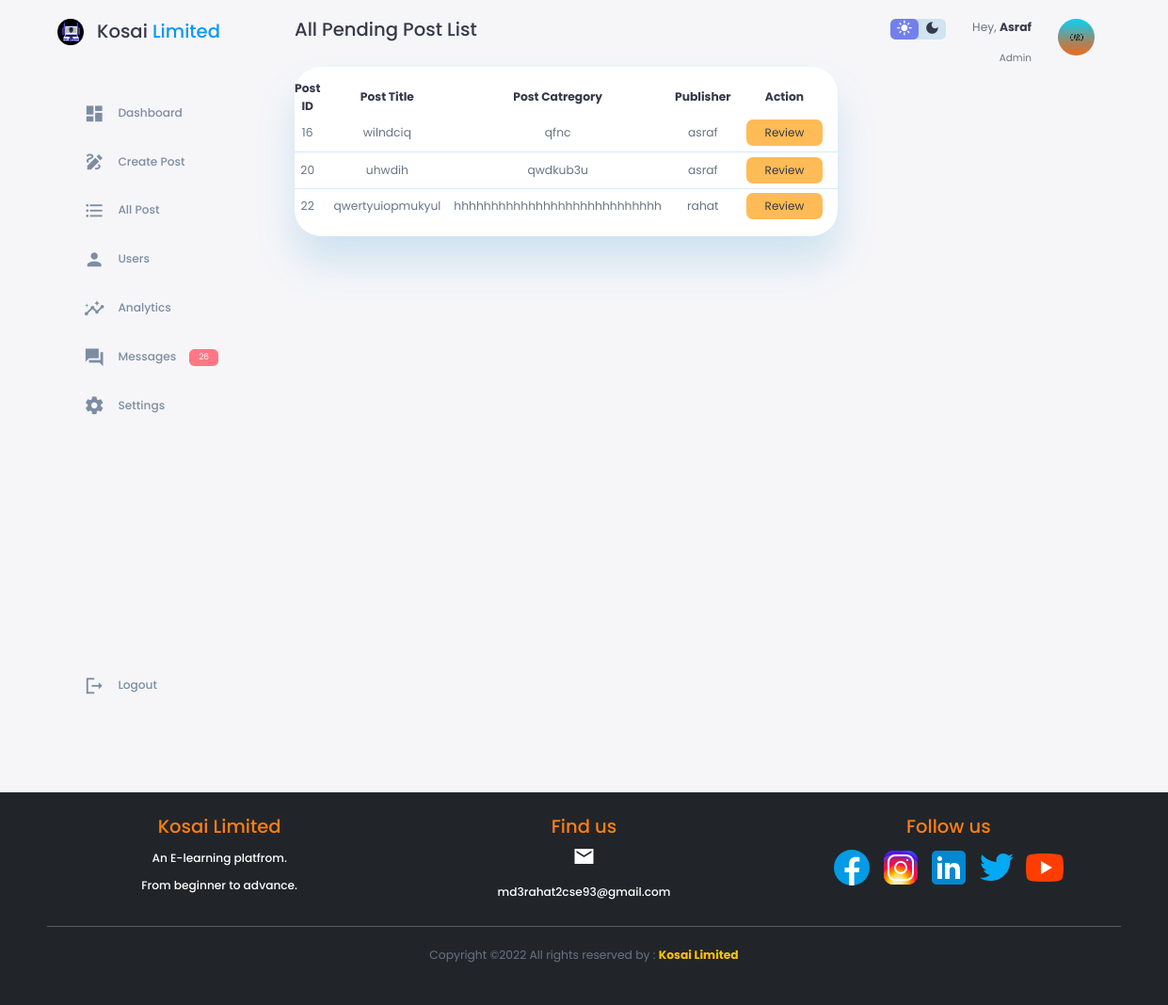
/pages/admin_panel/show_all_pending_posts.php (signed in), run on the app's committed database.
### tables this page shows
CREATE TABLE `allpost` (
  `post_id` int(11) NOT NULL,
  `post_date` date DEFAULT NULL,
  `post_publisher_username` varchar(300) DEFAULT NULL,
  `post_publisher_id` int(11) DEFAULT NULL,
  `post_title` varchar(500) DEFAULT NULL,
  `post_category` varchar(300) DEFAULT NULL,
  `post_paragraph_1` varchar(2000) DEFAULT NULL,
  `post_code_1` varchar(2000) DEFAULT NULL,
  `post_paragraph_2` varchar(2000) DEFAULT NULL,
  `post_code_2` varchar(2000) DEFAULT NULL,
  `post_paragraph_3` varchar(2000) DEFAULT NULL,
  `post_code_3` varchar(2000) DEFAULT NULL,
  `post_status` varchar(20) DEFAULT NULL
);

CREATE TABLE `users` (
  `id` int(11) NOT NULL,
  `fname` varchar(255) DEFAULT NULL,
  `lname` varchar(255) DEFAULT NULL,
  `username` varchar(300) DEFAULT NULL,
  `email` varchar(300) DEFAULT NULL,
  `password` varchar(300) DEFAULT NULL,
  `date` date DEFAULT NULL,
  `role` varchar(15) DEFAULT NULL
);

### pages/admin_panel/show_all_pending_posts.php (the view, shortened to what this page needs)
<?php require_once "../config.php" ?>
<!doctype html>
<html lang="en">
<head>
    <link href="https://cdn.jsdelivr.net/npm/bootstrap@5.0.2/dist/css/bootstrap.min.css" rel="stylesheet">
    <link rel="stylesheet" href="./show_all_pending_posts.css">
</head>
<body>
    <?php
    if($_SESSION['role']==="Admin")
    {
        $query = "SELECT * FROM kosai_limited.allpost where post_status='pending';";
    }
    $res = mysqli_query($dbc, $query);
    $numRows = mysqli_num_rows($res);
    ?>
    <div class="container">
        <aside id="aside-menu" class="">
            <div class="top">
                <a href="../../index.php">
                    <div class="logo">
                        <img src="../../assets_home/home-logo.png" alt="Kosai Limited logo">
                        <h2>Kosai <span style="color:#0a98f7">Limited</span></h2>
                    </div>
                </a>
            </div>
            <div class="sidebar">
                <a href="./adminpanel.php">
                    <span class="material-icons-sharp">
                    </span>
                    <h3>Dashboard</h3>
                </a>
                <a href="../create_post/create_post.php" class="">
                    <span class="material-icons-sharp">
                    </span>
                    <h3>Create Post</h3>
                </a>
                <a href="../all_posts/all_posts.php" class="">
                    <span class="material-icons-sharp">
                        <span class="material-icons-sharp">
                        </span>
                    </span>
                    <h3>All Post</h3>
                </a>
                <a href="./all_users.php">
                    <span class="material-icons-sharp">
                    </span>
                    <h3>Users</h3>
                </a>
                <a href="#">
                    <span class="material-icons-sharp">
                    </span>
                    <h3>Analytics</h3>
                </a>
                <a href="#">
                    <span class="material-icons-sharp">
                    </span>
                    <h3>Messages</h3>
                    <span class="message-count">26</span>
                </a>
                <a href="../edit_profile.php">
                    <span class="material-icons-sharp">
                    </span>
                    <h3>Settings</h3>
                </a>
                <a href="../process/logout.php">
                    <span class="material-icons-sharp">
                    </span>
                    <h3>Logout</h3>
                </a>
            </div>
        </aside>
        <main>
            <h2>All Pending Post List</h2>
            <div class="recent-posts">
                <table>
                    <thead>
                        <tr>
                            <th>Post ID</th>
                            <th>Post Title</th>
                            <th>Post Catregory</th>
                            <th>Publisher</th>
                            <th>Action</th>
                        </tr>
                    </thead>
                    <tbody>
                        <?php
                        if ($numRows > 0) {
                            while (($row = mysqli_fetch_assoc($res))) { ?>
                                <tr>
                                    <td><?php echo $row['post_id']; ?></td>
                                    <td><?php echo $row['post_title']; ?></td>
                                    <td><?php echo $row['post_category']; ?></td>
                                    <td><?php echo $row['post_publisher_username']; ?></td>
                                    <td>
                                        <form action="./post_review_page.php" method="POST">
                                            <button type="submit" id="review-button" class="btn review-button" name="review_id" value="
                                                                                                    <?php
                                                                                                    echo $row['post_id'];
                                                                                                    ?>
                                                                                                    ">Review</button>
                                        </form>
                                    </td>
                                </tr>
                        <?php
                            }
                        } ?>
                    </tbody>
                </table>
            </div>
        </main>
        <?php
        $current_user = $_SESSION['id'];
        $result = mysqli_query($dbc, "SELECT fname,role from users WHERE id=$current_user");
        $numRows = mysqli_num_rows($result);
        if ($numRows == 1) {
            $row_info = mysqli_fetch_assoc($result);
        }
        ?>
        <div class="right">
            <div class="top">
                <div class="theme-toggler">
                    <span class="material-icons-sharp active">light_mode</span>
                    <span class="material-icons-sharp">dark_mode</span>
                </div>
                <div class="profile">
                    <div class="info">
                        <p>Hey, <b><?php echo $row_info['fname'];?></b></p>
                        <small class="text-muted"><?php echo $row_info['role'];?></small>
                    </div>
                    <div class="profile-photo">
                        <img src="../../assets_home/card sample.jpg" style="width: 2.8rem; height:2.8rem ;border-radius:50%;">
                    </div>
                </div>
            </div>
        </div>
    </div>
    <div class="footer-manual">
        <footer class="bg-dark text-white mt-5">
            <div class="row">
                <div class="col-md-4 left">
                    <h2>Kosai Limited</h2>
                    <p class="text-muted warning">
                    <h3>
                        An E-learning platfrom. <br><br> From beginner to advance.
                    </h3>
                    </p>
                </div>
                <div class="col-md-4">
                    <h2>Find us</h2>
                    <span class="material-icons-sharp">
                    </span>
                    <p class="text-muted">
                    <h3>
                        md3rahat2cse93@gmail.com
                    </h3>
                    </p>
                </div>
                <div class="col-md-4">
                    <h2>Follow us</h2>
                    <img src="../svg/icons8-facebook.svg" alt="" class="svg">
                    <img src="../svg/icons8-instagram.svg" alt="" class="svg">
                    <img src="../svg/icons8-linkedin.svg" alt="" class="svg">
                    <img src="../svg/icons8-twitter.svg" alt="" class="svg">
                    <img src="../svg/icons8-youtube.svg" alt="" class="svg">
                </div>
            </div>
            <div class="row">
                <div class="col">
                    <hr class="mb-4">
                    <p>Copyright ©2022 All rights reserved by :
                        <a href="../../index.php" style="text-decoration: none;">
                            <strong class="text-warning">Kosai Limited</strong>
                        </a>
                    </p>
                </div>
            </div>
        </footer>
    </div>
</body>
</html>

### pages/admin_panel/show_all_pending_posts.css (style rules this page uses)
:root { --color-primary: #7380ec; --color-danger: #ff7782; --color-success:#41f1b6; --color-warning:#ffbb55; --color-white:#fff; --color-info-dark:#7d8da1; --color-info-light:#dce1eb; --color-dark:#363949; --color-light:rgba(32,139,200,.18); --color-primary-variant:#111e88; --color-dark-variant:#677483; --color-background:#f6f6f9; --color-review-btn-background:#ffbb55; --card-border-radius: 2rem; --border-radius-1: 0.4rem; --border-radius-2: 0.8rem; --border-radius-3: 1.2rem; --card-padding:1.8rem; --padding-1:1.2rem; --box-shadow:0 2rem 3rem var(--color-light); }
* { margin:0; padding: 0; outline: 0; appearance: none; border: 0; text-decoration: none !important; list-style: none; box-sizing: border-box; }
html { font-size: 14px; }
body { width: 100vw; height: 100vh; font-family: poppins,sans-serif; font-size: .88rem; background: var(--color-background); user-select: none; overflow-x: hidden; color: var(--color-dark); }
.container { display: grid; width: 96%; margin: 0 auto; gap: 4rem; grid-template-columns: 14rem auto 23rem; }
a { color: var(--color-dark); }
img { display: block; width: 100%; }
h2 { font-size: 1.4rem; }
h3 { font-size: .87rem; }
small { font-size: .75rem; }
.profile-photo { width: 2.8rem; height: 2.8rem; border-radius: 50%; }
.text-muted { color: var(--color-info-dark); }
p { color: var(--color-dark-variant); }
b { color: var(--color-dark); }
.warning { color: var(--color-warning ); }
aside { height: 100vh; }
aside .top { display: flex; align-items: center; width: 240px; justify-content: space-between; margin-top: 1.4rem; }
aside .logo h2 { margin-top: .2rem; }
aside .logo { display: flex; gap: 1rem; }
aside .logo img { width: 2rem; height: 2rem; }
.review-button { border: none; color: var(--color-dark); background: var(--color-review-btn-background); padding: 5px 20px; text-align: center; text-decoration: none; display: inline-block; font-size: 12px; margin: 4px 2px; cursor: pointer; border-radius: .5rem; }
aside .sidebar { display: flex; flex-direction: column; height: 86vh; width: 240px; position: relative; top: 3rem; }
aside h3 { font-weight: 500; margin-top: .4rem; }
aside .sidebar a { display: flex; color: var(--color-info-dark); margin-left: 2rem; gap: 1rem; align-items: center; position: relative; height: 3.7rem; transition: all 300ms ease; }
aside .sidebar a span { font-size: 1.6rem; transition: all 300ms ease; }
aside .sidebar a:last-child { position: absolute; bottom: 2rem; width: 100%; }
aside .sidebar .message-count { background: var(--color-danger); color: var(--color-white); padding: 2px 10px; font-size: 9px; border-radius: var(--border-radius-1); }
main { margin-top: 1.4rem; }
main .recent-posts { margin-top: 2rem; }
main .recent-posts table { background: var(--color-white); width: 100%; border-radius: var(--card-border-radius); padding: var(--card-padding); text-align: center; box-shadow: var(--box-shadow); transition: all 300ms ease; }
main table thead th { padding-top: 1rem; padding-right: 1rem; }
main table tbody td { padding-right: 1rem; height: 2.8rem; border-bottom: 1px solid var(--color-light); color: var(--color-dark-variant) }
main table tbody tr:last-child td { border: none; padding-bottom: 1rem; }
.right { margin-top: 1.4rem; margin-right:auto; }
.right .top { display: flex; justify-content: end; gap: 2rem; }
.right .theme-toggler { background: var(--color-light); display: flex; justify-content: space-between; align-items: center; height: 1.6rem; width: 4.2rem; cursor: pointer; border-radius: var(--border-radius-1); }
.right .theme-toggler span { font-size: 1.2rem; width: 50%; height: 100%; display: flex; align-items: center; justify-content: center; }
.right .theme-toggler span.active { background: var(--color-primary); color: white; border-radius: var(--border-radius-1); }
.right .top .profile { display: flex; gap: 2rem; text-align: right; }
footer { display: block; text-align: center; padding: 25px 50px 30px; }
footer .row .col-md-4 h2 { color: #fd7e14; }
.svg { height: 48px; width: 48px; display: inline-block; }
.svg { transition: all 300ms ease; }

### data on the page
allpost: post_id "16", post_title "wilndciq", post_category "qfnc", post_publisher_username "asraf"
allpost: post_id "20", post_title "uhwdih", post_category "qwdkub3u", post_publisher_username "asraf"
allpost: post_id "22", post_title "qwertyuiopmukyul", post_category "hhhhhhhhhhhhhhhhhhhhhhhhhhhh", post_publisher_username "rahat"
users: fname "Asraf", role "Admin"
